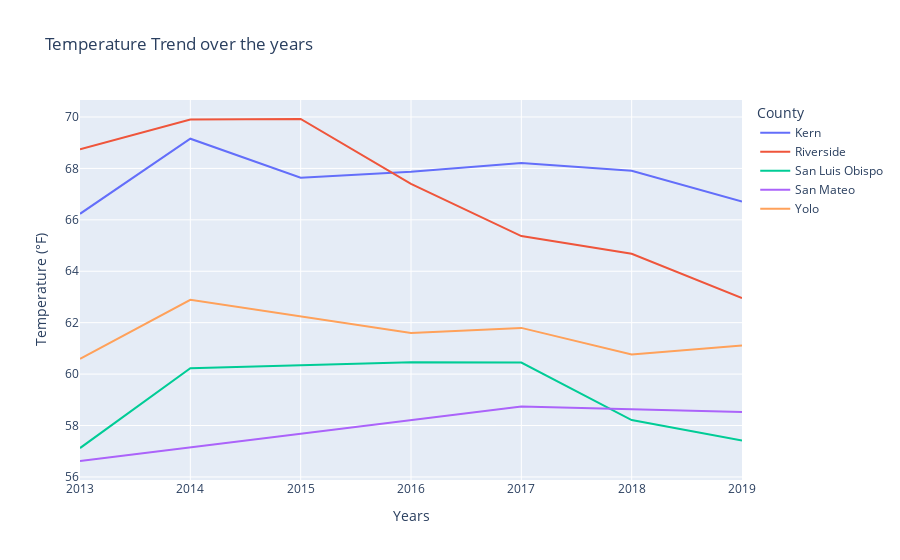

The notebook cell saved with this chart:
### Code cell
test_df=rslt_df[rslt_df['County'].isin(['Riverside','Kern','San Luis Obispo','Yolo','San Mateo'])]
#print(test_df.head(10))
dftest = test_df.groupby(['County','Date']).agg({'Temperature': 'mean', 'Wind': 'mean'}).reset_index()
print(dftest.head(10))
px.line(data_frame = dftest, x = 'Date', y = 'Temperature',color = 'County',labels={"Date": "Years", "Temperature": "Temperature (°F)"},title='Temperature Trend over the years')

### Figure 1 — Plotly figure (JSON) as saved in the notebook; plotly's stock layout.template omitted (floating-point values rounded to 4 significant figures)
{"data": [{"hovertemplate": "County=Kern<br>Years=%{x}<br>Temperature (°F)=%{y}<extra></extra>", "legendgroup": "Kern", "line": {"color": "#636efa", "dash": "solid"}, "marker": {"symbol": "circle"}, "mode": "lines", "name": "Kern", "orientation": "v", "showlegend": true, "type": "scatter", "x": [2013, 2014, 2015, 2016, 2017, 2018, 2019], "xaxis": "x", "y": [66.23, 69.16, 67.64, 67.87, 68.21, 67.91, 66.71], "yaxis": "y"}, {"hovertemplate": "County=Riverside<br>Years=%{x}<br>Temperature (°F)=%{y}<extra></extra>", "legendgroup": "Riverside", "line": {"color": "#EF553B", "dash": "solid"}, "marker": {"symbol": "circle"}, "mode": "lines", "name": "Riverside", "orientation": "v", "showlegend": true, "type": "scatter", "x": [2013, 2014, 2015, 2016, 2017, 2018, 2019], "xaxis": "x", "y": [68.74, 69.9, 69.92, 67.4, 65.37, 64.68, 62.96], "yaxis": "y"}, {"hovertemplate": "County=San Luis Obispo<br>Years=%{x}<br>Temperature (°F)=%{y}<extra></extra>", "legendgroup": "San Luis Obispo", "line": {"color": "#00cc96", "dash": "solid"}, "marker": {"symbol": "circle"}, "mode": "lines", "name": "San Luis Obispo", "orientation": "v", "showlegend": true, "type": "scatter", "x": [2013, 2014, 2015, 2016, 2017, 2018, 2019], "xaxis": "x", "y": [57.12, 60.23, 60.34, 60.46, 60.45, 58.21, 57.42], "yaxis": "y"}, {"hovertemplate": "County=San Mateo<br>Years=%{x}<br>Temperature (°F)=%{y}<extra></extra>", "legendgroup": "San Mateo", "line": {"color": "#ab63fa", "dash": "solid"}, "marker": {"symbol": "circle"}, "mode": "lines", "name": "San Mateo", "orientation": "v", "showlegend": true, "type": "scatter", "x": [2013, 2017, 2019], "xaxis": "x", "y": [56.62, 58.74, 58.53], "yaxis": "y"}, {"hovertemplate": "County=Yolo<br>Years=%{x}<br>Temperature (°F)=%{y}<extra></extra>", "legendgroup": "Yolo", "line": {"color": "#FFA15A", "dash": "solid"}, "marker": {"symbol": "circle"}, "mode": "lines", "name": "Yolo", "orientation": "v", "showlegend": true, "type": "scatter", "x": [2013, 2014, 2016, 2017, 2018, 2019], "xaxis": "x", "y": [60.59, 62.89, 61.6, 61.8, 60.76, 61.11], "yaxis": "y"}], "layout": {"legend": {"title": {"text": "County"}, "tracegroupgap": 0}, "title": {"text": "Temperature Trend over the years"}, "xaxis": {"anchor": "y", "domain": [0, 1], "title": {"text": "Years"}}, "yaxis": {"anchor": "x", "domain": [0, 1], "title": {"text": "Temperature (°F)"}}}}
